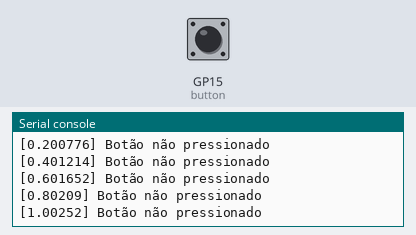
Recording of a program running on a simulated Raspberry Pi Pico running CircuitPython. Parts: the last lines printed to the serial console. The inputs (shaded band) are chosen by the test bench; at power-on: GP15 (button) LOW.

Above: at 1.2 s.
1.3 s: GP15 (button) pulled HIGH for 0.25 s
At 1.56 s:
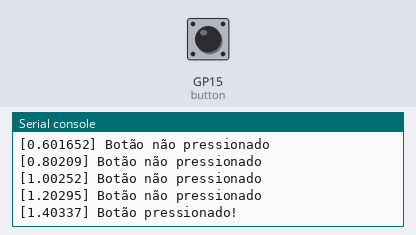
3.0 s: GP15 (button) pulled HIGH for 1 s
At 3.16 s:
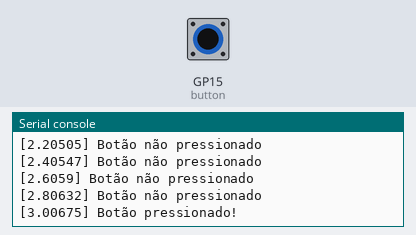
5.5 s: GP15 (button) pulled HIGH for 0.25 s
At 5.77 s:
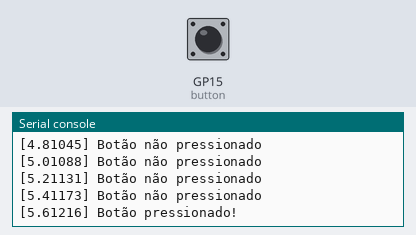

The program:

button.py
```python
'''
Pinout

3.3V ---- [Button] ---- [GP15]
'''

import time
import board
import digitalio

button = digitalio.DigitalInOut(board.GP15)
button.direction = digitalio.Direction.INPUT
button.pull = digitalio.Pull.DOWN

while True:
    if button.value:
        print(f"[{time.monotonic()}] Botão pressionado!")
        time.sleep(0.2)
    else:
        print(f"[{time.monotonic()}] Botão não pressionado")
        time.sleep(0.2)
```

Measured:
- after the input at 1.3 s, the serial console: prints a new line after 0.10 s (image 1)
- after the input at 3.0 s, the serial console: prints a new line at once (image 2)
- after the input at 5.5 s, the serial console: prints a new line after 0.11 s (image 3)
